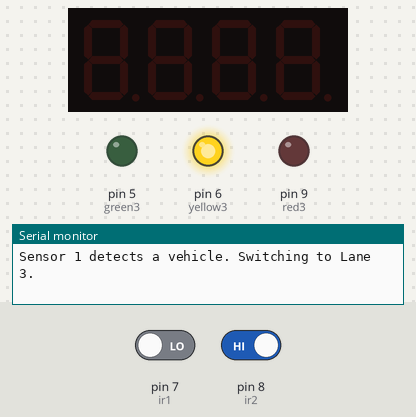
The sketch below on a simulated Arduino Uno, built with avr-gcc and run on an emulated ATmega328P. On the bench: 4-digit seven-segment display, output pins drawn as LEDs (lit = HIGH), the last lines printed to the serial monitor. The test bench sets the inputs (shaded band); at power-on: pin 8 (ir2) HIGH, pin 7 (ir1) LOW.

Above: at 9.0 s.
9.1 s: pin 8 (ir2) driven LOW
At 12.9 s:
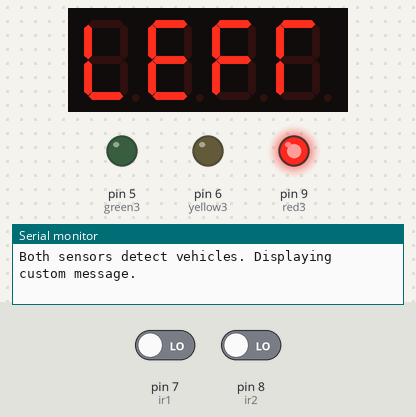
14.2 s: pin 8 (ir2) driven HIGH
At 23.6 s:
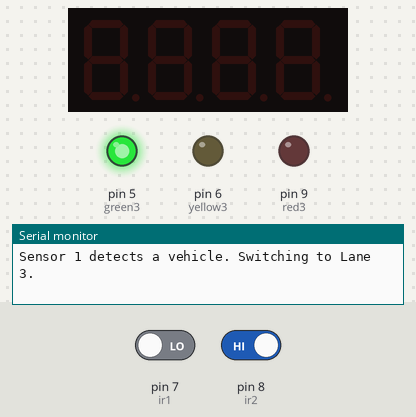
23.7 s: pin 7 (ir1) driven HIGH
At 26.8 s:
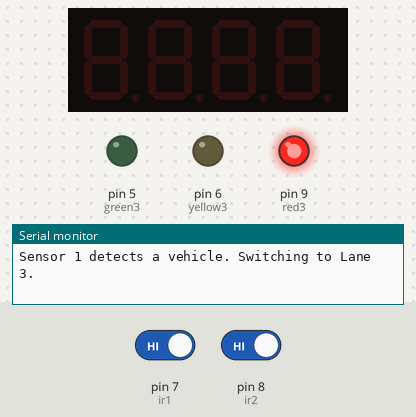
28.8 s: pin 7 (ir1) driven LOW
At 29.6 s:
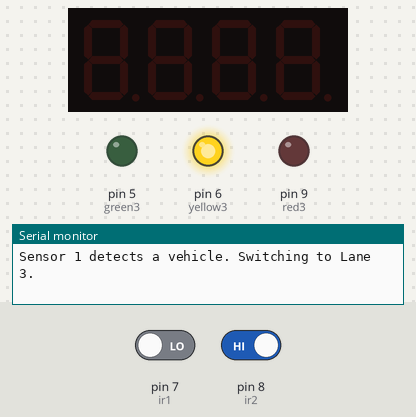
Timing chart, 0 to 39.3 s (numbered marks = the images above; inputs shaded):
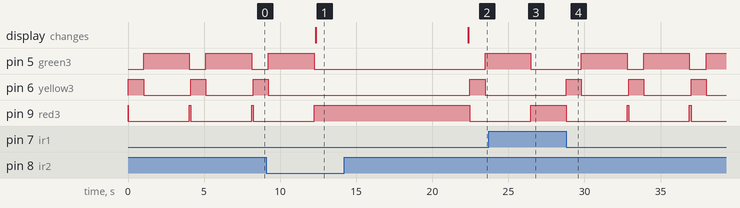

Measured:
- after the input at 9.1 s, pin 5 (green3): goes on until 12.2 s, then stays LOW; pin 6 (yellow3): goes on until 9.2 s, then stays LOW; pin 9 (red3): goes on until 12.2 s, then stays HIGH; the display: changes after 3.2 s (image 1)
- after the input at 14.2 s, pin 5 (green3): LOW → HIGH after 9.3 s; pin 6 (yellow3): LOW → HIGH after 8.3 s, → LOW 1.0 s later; pin 9 (red3): HIGH → LOW after 8.3 s
- after the input at 23.7 s, pin 5 (green3): goes on until 26.5 s, then stays LOW; pin 6 (yellow3): stays LOW (without the input it goes to HIGH after 2.9 s); pin 9 (red3): goes on until 26.5 s, then stays HIGH
- after the input at 28.8 s, pin 5 (green3): alternates HIGH for 3.0 s and LOW for 1.1 s, starting after 1.0 s; pin 6 (yellow3): alternates HIGH for 1.0 s and LOW for 3.1 s, starting at once; pin 9 (red3): alternates HIGH for 0.10 s and LOW for 4.0 s, starting at once
- by itself, pin 5 (green3): alternates HIGH for 3.0 s and LOW for 1.1 s
- by itself, pin 6 (yellow3): alternates HIGH for 1.0 s and LOW for 3.1 s
- by itself, pin 9 (red3): alternates HIGH for 0.10 s and LOW for 4.0 s

The sketch:

lan3_final.ino.ino
```cpp
#include <TM1637Display.h>

// Define the pins for the traffic lights
#define red3 9
#define green3 5
#define yellow3 6

// Define the pins for the IR sensors
#define ir1 7
#define ir2 8

// Define the pins for the TM1637 display
#define CLK 2
#define DIO 3

// Initialize the TM1637 display
TM1637Display display(CLK, DIO);

void setup() {
  // Set the traffic light pins as outputs
  pinMode(red3, OUTPUT);
  pinMode(green3, OUTPUT);
  pinMode(yellow3, OUTPUT);

  // Set the IR sensor pins as inputs
  pinMode(ir1, INPUT);
  pinMode(ir2, INPUT);

  // Initialize the display with brightness level 5
  display.setBrightness(7);

  // Start with the red light on
  digitalWrite(red3, HIGH);
  digitalWrite(green3, LOW);
  digitalWrite(yellow3, LOW);

  // Start serial communication for debugging
  Serial.begin(9600);
  Serial.println("System initialized. Red light is ON.");
}

void loop() {
  // Read the IR sensors
  bool vehicledetected1 = digitalRead(ir1) == 0;
  bool vehicledetected2 = digitalRead(ir2) == 0;

  // Check if both sensors detect vehicles
  if (vehicledetected1 && vehicledetected2) {
    Serial.println("Both sensors detect vehicles. Displaying custom message.");
     // Display a custom message on the 7-segment display
    uint8_t data[] {
    SEG_F | SEG_E | SEG_D ,
    SEG_A | SEG_F| SEG_G| SEG_E | SEG_D ,
    SEG_A | SEG_F| SEG_G| SEG_E,
    SEG_F | SEG_A | SEG_E,

    };
     display.setSegments(data);
     delay(10000);
     display.clear();


    digitalWrite(red3,HIGH);

    delay(100);


  }
  // Check if only ir1 detects a vehicle
  else if (vehicledetected1) {
    Serial.println("Sensor 1 detects a vehicle. Switching to Lane 3.");
    digitalWrite(red3,LOW);
    digitalWrite(yellow3,HIGH);
    delay(1000);
    digitalWrite(yellow3,LOW);
    digitalWrite(green3,HIGH);
    delay(3000);
    digitalWrite(green3,LOW);
    digitalWrite(red3,HIGH);
    delay(100);
  }
}
```
